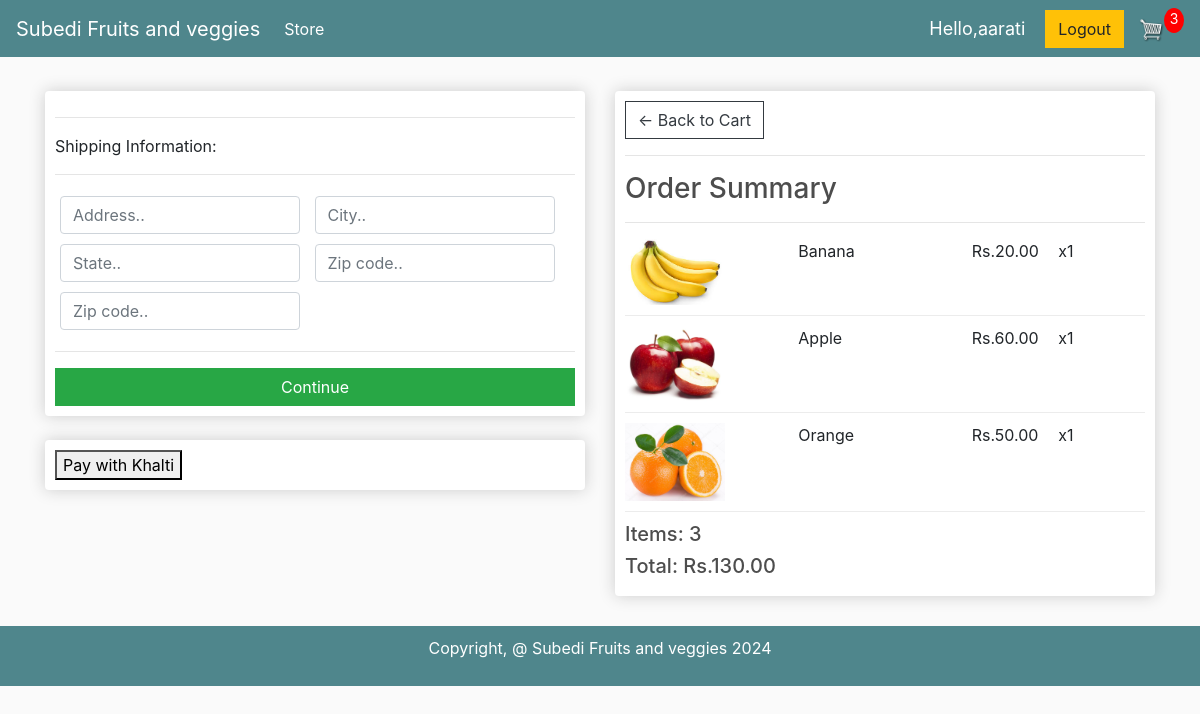
Screenshot of /checkout/ (signed in) with the database file from the repository.
### store/models.py (models this page shows, shortened)
class OrderItem(models.Model):
    product = models.ForeignKey(Product, on_delete=models.SET_NULL, blank=True, null=True)
    order = models.ForeignKey(Order, on_delete=models.SET_NULL, blank=True, null=True)
    quantity = models.IntegerField(default=0, null=True, blank=True)
    date_added = models.DateTimeField(auto_now_add=True)
    @property
    def get_total(self):
        total=self.product.price*self.quantity
        return total

class Product(models.Model):
    name = models.CharField(max_length=200)
    price = models.DecimalField(max_digits=7,decimal_places=2)
    digital = models.BooleanField(default=False, null=True, blank=True)
    image = models.ImageField(null=True, blank=True)
    @property
    def imageURL(self):
        try:
            url = self.image.url
        except:
            url = ''
        return url

class Order(models.Model):
    customer = models.ForeignKey(Customer, on_delete=models.SET_NULL, null=True, blank=True)
    date_ordered = models.DateTimeField(auto_now_add=True)
    complete = models.BooleanField(default=False)
    transaction_id = models.CharField(max_length=100, null=True)
    shipping = models.BooleanField(default=True)
    @property
    def get_cart_total(self):
        orderitems=self.orderitem_set.all()
        total=sum([item.get_total for item in orderitems])
        return total
    @property
    def get_cart_items(self):
        orderitems=self.orderitem_set.all()
        total=sum([item.quantity for item in orderitems])
        return total

### store/views.py (the view)
# urls.py: path('checkout/', views.checkout, name="checkout"),
@login_required(login_url='login')
def checkout(request):
	data = cartData(request)
	cartItems = data['cartItems']
	order = data['order']
	items = data['items']
	context = {'items':items, 'order':order, 'cartItems':cartItems}
	return render(request, 'store/checkout.html', context)

### store/utils.py (called while the page is built, shortened)
def cartData(request):
    if request.user.is_authenticated:
        try:
            customer = request.user.customer
        except User.customer.RelatedObjectDoesNotExist:
            customer = Customer.objects.create(user=request.user)
        order, created = Order.objects.get_or_create(customer=customer, complete=False)
        items = order.orderitem_set.all()
        cartItems = order.get_cart_items
    return {'cartItems': cartItems, 'order': order, 'items': items}

### store/templates/store/checkout.html (shortened to what this page needs)
{% extends 'store/main.html' %}
{% load static %}
{% block content %}
     <div class="row">
		<div class="col-lg-6">
			<div class="box-element" id="form-wrapper">
				<form id="form">
					<div id="shipping-info">
						<hr>
						<p>Shipping Information:</p>
						<hr>
						<div class="form-field">
							<input class="form-control" type="text" name="address" placeholder="Address..">
						</div>
						<div class="form-field">
							<input class="form-control" type="text" name="city" placeholder="City..">
						</div>
						<div class="form-field">
							<input class="form-control" type="text" name="state" placeholder="State..">
						</div>
						<div class="form-field">
							<input class="form-control" type="text" name="zipcode" placeholder="Zip code..">
						</div>
						<div class="form-field">
							<input class="form-control" type="text" name="country" placeholder="Zip code..">
						</div>
					</div>
					<hr>
					<input id="form-button" class="btn btn-success btn-block" type="submit" value="Continue">
				</form>
			</div>
			<br>
		 <div class="box-element">
				<form action="{% url 'initiate'%}" method="POST">
					<button type"submit" name="btn btn-danger">Pay with Khalti</button
				</form>
			</div>
		</div>
		<div class="col-lg-6">
			<div class="box-element">
				<a  class="btn btn-outline-dark" href="{% url 'cart' %}">&#x2190; Back to Cart</a>
				<hr>
				<h3>Order Summary</h3>
				<hr>
				{% for item in items %}
				<div class="cart-row">
					<div style="flex:2"><img class="row-image" src="{{item.product.imageURL}}"></div>
					<div style="flex:2"><p>{{item.product.name}}</p></div>
					<div style="flex:1"><p>Rs.{{item.product.price|floatformat:2}}</p></div>
					<div style="flex:1"><p>x{{item.quantity}}</p></div>
				</div>
				{% endfor %}
				<h5>Items:   {{order.get_cart_items}}</h5>
				<h5>Total:   Rs.{{order.get_cart_total|floatformat:2}}</h5>
			</div>
		</div>
	</div>
{% endblock content %}

### store/templates/store/main.html (shortened to what this page needs)
<!DOCTYPE html>
{% load static %}
<html>
<head>
	<link rel="stylesheet" href="https://stackpath.bootstrapcdn.com/bootstrap/4.4.1/css/bootstrap.min.css">
	<link rel="stylesheet" type="text/css" href="{% static 'css/main.css' %}">
</head>
<body>
	<nav class="navbar navbar-expand-lg navbar-dark bg-dark">
	  <a class="navbar-brand" href="{% url 'store' %}">Subedi Fruits and veggies </a>
	  <div class="collapse navbar-collapse" id="navbarSupportedContent">
	    <ul class="navbar-nav mr-auto">
	      <li class="nav-item active">
	        <a class="nav-link" href="{% url 'store' %}">Store <span class="sr-only">(current)</span></a>
	      </li>
	    </ul>
	    <div class="form-inline my-2 my-lg-0">
			<span id="hello-msg">Hello,{{request.user}}</span>
	      <a href="{% url 'logout' %}"class="btn btn-warning" >Logout</a>
	     	<a href="{% url 'cart' %}">
	    		<img  id="cart-icon" src="{% static 'images/cart.png' %}">
	    	</a>
	    	<p id="cart-total">{{cartItems}}</p>
	    </div>
	  </div>
	</nav>
     <div class="container">
            <br>
            {% block content %}
            {% endblock content %}
         </div>
		 <footer class="bg-dark foot">
			<p style="color:#fff">Copyright, @ Subedi Fruits and veggies 2024</p>
		</footer>
</body>
</html>

### static/css/main.css (style rules this page uses)
* { margin: 0; box-sizing: border-box; }
body { background-color: hsl(0, 0%, 98%); }
h1,h2,h3,h4,h5,h6 { color:hsl(0, 0%, 30%); }
.box-element { box-shadow:hsl(0, 0%, 80%) 0 0 16px; background-color: #fff; border-radius: 4px; padding: 10px; }
.bg-dark { background-color: #4f868c!important; }
#cart-icon { width:25px; display: inline-block; margin-left: 15px; }
#cart-total { display: block; text-align: center; color:#fff; background-color: red; width: 20px; height: 25px; border-radius: 50%; font-size: 14px; }
.col-lg-4, .col-lg-6, .col-lg-8, .col-lg-12 { margin-top: 10px; margin-bottom: 10px; }
.btn { border-radius: 0; }
.row-image { width: 100px; }
.form-field { width:250px; display: inline-block; padding: 5px; }
.cart-row { display: flex; align-items: flex-stretch; padding-bottom: 10px; margin-bottom: 10px; border-bottom: 1px solid #ececec; }

### store/templates/store/main.html (style rules this page uses)
#hello-msg { font-size:18px; color: #fff; margin-right:20px; }
.foot { text-align:center; padding:10px; margin-top:20px; }

### rows the page displays
OrderItem: product.imageURL (picture), product.name "Banana", product.price "20.00", quantity "1"
OrderItem: product.imageURL (picture), product.name "Apple", product.price "60.00", quantity "1"
OrderItem: product.imageURL (picture), product.name "Orange", product.price "50.00", quantity "1"
Order: get_cart_items "3", get_cart_total "130.00"

### other values shown
{{ request.user }} "aarati"
{{ cartItems }} "3"
